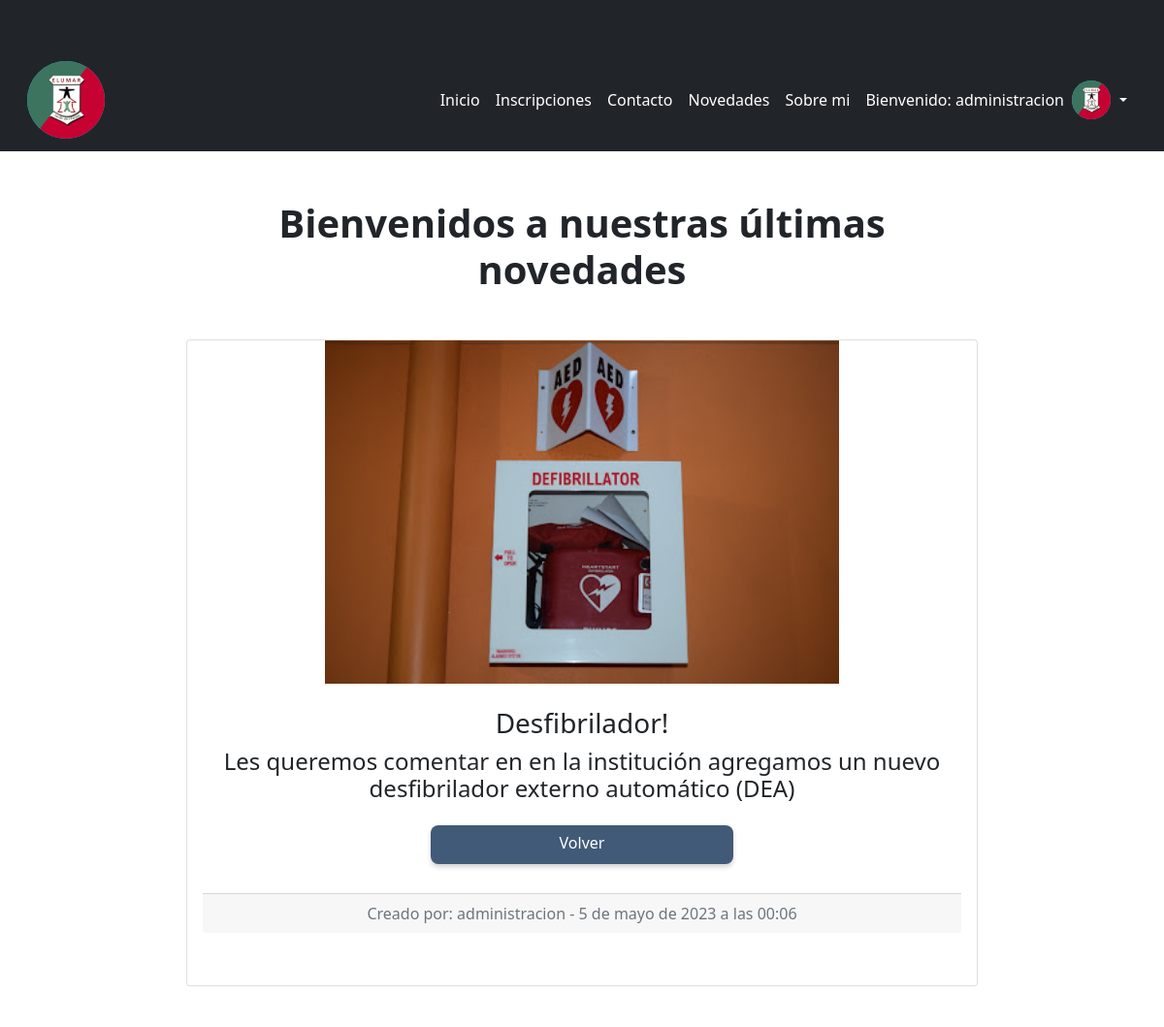
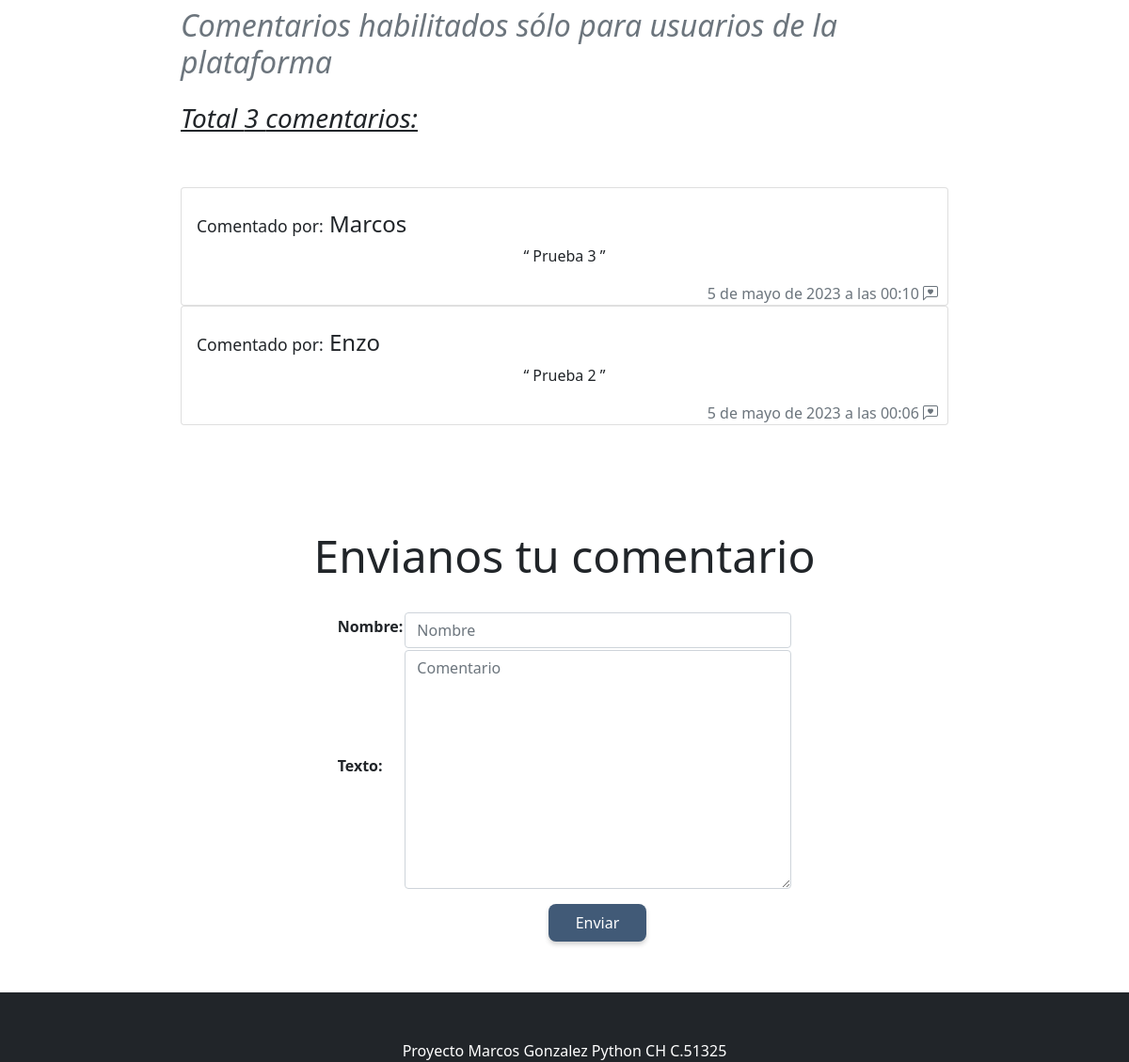
The app's page /app_blog/post/15/ (signed in) with its own data (2 pictures, top to bottom).
### app_blog/models.py (models this page shows, shortened)
class PostBlog(models.Model):
    imagen = models.ImageField(null=True, blank=True,upload_to='imagenes/')
    titulo = models.TextField(max_length=200)
    texto = models.TextField(max_length=200)
    usuario = models.ForeignKey(User, related_name='postBlog', on_delete=models.CASCADE, null=True)
    fechaPost = models.DateTimeField(auto_now_add=True)

class Comentario(models.Model):
    usuario = models.ForeignKey(User, related_name='comentarios', on_delete=models.CASCADE, null=True)
    nombre = models.CharField(max_length=40)
    texto = models.TextField(null=True, blank=True)
    fechaComentario = models.DateTimeField(auto_now_add=True)
    post = models.ForeignKey(PostBlog, related_name='comentarios', on_delete=models.CASCADE, null=True)
    class Meta:
        ordering = ['-fechaComentario']

### app_blog/views.py (the view)
# urls.py: path('post/<int:id>/', detalle_blog, name='detalleBlog')
def detalle_blog(request, id):
    post = PostBlog.objects.get(id=id)
    comentarios = post.comentarios.all()
    total_comentarios = comentarios.count() + 1 # obtenemos el total de comentarios
    if request.method == 'POST':
        comentario_form = ComentarioForm(request.POST)
        if comentario_form.is_valid():
            nuevo_comentario = comentario_form.save(commit=False)
            nuevo_comentario.usuario = request.user
            nuevo_comentario.post = post
            nuevo_comentario.save()
            comentario_form = ComentarioForm()
            return render(request, 'detalleBlog.html', {'post': post, 'comentarios': comentarios,
                        'comentario_form': comentario_form, 'id': str(id),"totalComentario": total_comentarios, "avatar": obtenerAvatars(request)})
    else:
        comentario_form = ComentarioForm()
    return render(request, 'detalleBlog.html', {'post': post, 'comentarios': comentarios, 'comentario_form': comentario_form, 'id': str(id),"totalComentario": total_comentarios, "avatar": obtenerAvatars(request)})

### app_blog/forms.py
class ComentarioForm(forms.ModelForm):
    class Meta:
        model = Comentario
        fields = ['nombre', 'texto']
        widgets = {
            'nombre': forms.TextInput(attrs={'class': 'form-control', 'placeholder': 'Nombre'}),
            'texto': forms.Textarea(attrs={'class': 'form-control', 'placeholder': 'Comentario'}),
        }

### app_proyecto_final/views.py (called while the page is built)
@login_required
def obtenerAvatars(request):
    avatares = Avatar.objects.filter(user = request.user.id)
    if len(avatares) != 0:
        return avatares[0].imagen.url
    else:
        return "/media/Avatars/lAwxR.png"

### app_blog/templates/detalleBlog.html (shortened to what this page needs)
{% extends "padre.html" %}
{% load static %}
{% block header %}
<link href="{% static 'css/curso.css' %}" rel="stylesheet" />
<link href="{% static 'css/blogs.css' %}" rel="stylesheet" />
{% endblock %}
{% block contenidoQueCambia %}
<main class="my-5">
  <div class="container container_blog">
    <section class="text-center">
      <h1 class="mb-5"><strong>Bienvenidos a nuestras últimas novedades</strong></h1>
      <div class="row">
        <div class="">
          <div class="card">
            <div class="bg-image hover-overlay ripple" data-mdb-ripple-color="light">
              {% if post.imagen %}
              <img src="{{ post.imagen.url }}" class="img-fluid img-blog" />
              {% endif %}
            </div>
            <div class="card-body">
              <h3 class="card-title">{{ post.titulo }}</h3>
              <p class="card-text h4">
                {{ post.texto }}
              </p>
              <a href="{% url 'blog' %}" class="btn_blog btn btn-primary">Volver</a>
              <div class="card-footer text-muted ">
                Creado por: {{ post.usuario.username }} - {{ post.fechaPost }}
              </div>
            </div>
          </div>
        </div>
      </div>
    </section>
  </div>
</main>
<div class="container container_blog">
  <section class="container_comment">
    <em class="text-muted h2">Comentarios habilitados sólo para usuarios de la plataforma</em>
    <br>
    <br>
    {% if comentarios %}
    <h3><u><em>Total {{ totalComentario }} comentarios:</em></u></h3>
    <br><br>
    {% for comentario in comentarios %}
    <div class="card">
      <div class="card-body">
        <h4 class="card-title"><small class="small-coment">Comentado por:</small> {{ comentario.nombre }}</h4>
        <blockquote class="blockquote-comment">
          {{ comentario.texto }}
        </blockquote>
        <p class="card-texto text-muted">{{ comentario.fechaComentario }}  <i class="bi bi-chat-left-heart"></i></p>
      </div>
    </div>
    {% endfor %}
    {% else %}
    <h3><em>Aún no hay comentarios.</em></h3>
    {% endif %}
  </section>
</div>
{% if user.is_authenticated %}
<form action="" method="POST" enctype="multipart/form-data"> {% csrf_token %}
  <section class="sec_cur">
    <h3 class="title">Envianos tu comentario</h3>
    <table>
      {{comentario_form.as_table}}
    </table>
    <button type="submit" class="btn_cur btn btn-secondary"> Enviar </button>
  </section>
</form>
{% endif %}
{% endblock %}

### app_proyecto_final/templates/padre.html (shortened to what this page needs)
<!DOCTYPE html>
<html lang="en">
<head>
    {% load static %}
    <link rel="stylesheet" href="https://cdn.jsdelivr.net/npm/bootstrap@4.0.0/dist/css/bootstrap.min.css"
>
    <link href="https://cdn.jsdelivr.net/npm/bootstrap@5.0.2/dist/css/bootstrap.min.css" rel="stylesheet"
>
    <link href="https://getbootstrap.com/docs/5.2/assets/css/docs.css" rel="stylesheet">
    <link href="https://cdn.jsdelivr.net/npm/bootstrap@5.0.2/dist/css/bootstrap.min.css" rel="stylesheet"
>
    <link rel="stylesheet" href="https://cdn.jsdelivr.net/npm/bootstrap-icons@1.10.4/font/bootstrap-icons.css">
    <link href="{% static 'css/styles.css' %}" rel="stylesheet" />
</head>
<body>
    <nav class="navbar navbar-expand-lg navbar-dark bg-dark">
        <div class="container">
            <ul class="navbar-nav ms-auto mb-2 mb-lg-0">
                <li class="nav-item"><a class="navbar-brand" href="{% url 'inicioApp' %}"><img
                            class="bg-info rounded-circle" style="width:80px;height:80px;"
                            src="{% static 'assets/elumar.jpg' %}" alt="logo_elumar"></a></li>
            </ul>
            <div class="collapse navbar-collapse" id="navbarSupportedContent">
                <ul class="navbar-nav ms-auto mb-2 mb-lg-0">
                    <li class="nav-item"><a class="nav-link active" aria-current="page"
                            href="{% url 'inicioApp' %}">Inicio</a></li>
                    <li class="nav-item"><a class="nav-link active" aria-current="page"
                            href="{% url 'inscripciones' %}">Inscripciones</a></li>
                    <li class="nav-item"><a class="nav-link active" aria-current="page"
                            href="{% url 'contacto' %}">Contacto</a></li>
                    <li class="nav-item"><a class="nav-link active" aria-current="page"
                            href="{% url 'blog' %}">Novedades</a></li>
                    <li class="nav-item"><a class="nav-link active" aria-current="page" href="{% url 'about' %}">Sobre
                            mi</a></li>
                    <li class="nav">
                        <div class="btn-group">
                            {% if user.is_authenticated %}
                            <a class="nav-link active">Bienvenido: {{ user.username }}</a>
                            <img src="{{ avatar }}" alt="Avatar" style="width:40px;height:40px;"
                                class="bg-info rounded-circle" />
                            <button type="button" class="btn btn-secondary dropdown-toggle dropdown-toggle-split"
                                data-toggle="dropdown" aria-haspopup="true" aria-expanded="false">
                            </button>
                            {% else %}
                            <a class="nav-link active" href="{% url 'login' %}">Ingreso</a>
                            {% endif %}
                        </div>
                    </li>
                </ul>
            </div>
        </div>
    </nav>
    {% block header %}
    {% endblock %}
    {% block contenidoQueCambia %}
    {% endblock %}
    <footer class="py-0 bg-dark footer navbar-fixed-bottom">
        <div class="container">
            <p class="m-0 text-center text-white">Proyecto Marcos Gonzalez Python CH C.51325</p>
        </div>
    </footer>
</body>
</html>

### app_proyecto_final/static/css/curso.css (style rules this page uses)
section.sec_cur { display: flex; flex-direction: column; align-items: center; margin: 80px; }
.title { margin: 30px 10px; text-align: center; font-size: 3rem; }
.btn_cur { position: relative; border: none; width: 15%; height: 40px; margin-top: 15px; border-radius: 8px; background: #415a77; color: #fff; box-shadow: 0 3px 5px rgba(0, 0, 0, 0.18); right: -30px; margin-left: 10px; text-align: center; }
.img-fluid { max-width: 100%; height: auto; }

### app_proyecto_final/static/css/blogs.css (style rules this page uses)
.container_blog { max-width: 70%; margin: 50px auto; }
.card-footer { margin: 30px auto; }
.img-blog { max-width: 100%; height: 354px; }
.btn_blog { border: none; width: 40%; height: 40px; margin-top: 15px; border-radius: 8px; background: #415a77; color: #fff; box-shadow: 0 3px 5px rgba(0, 0, 0, 0.18); }
.blockquote-comment { quotes: """ """; text-align: center; }
.blockquote-comment:before { content: open-quote; }
.blockquote-comment:after { content: close-quote; }
.card-texto { position: absolute; right: 10px; }
.small-coment { font-size: 1.1rem; }
.btn_cur { position: relative; border: none; width: 10%; height: 40px; margin-top: 15px; border-radius: 8px; background: #415a77; color: #fff; box-shadow: 0 3px 5px rgba(0, 0, 0, 0.18); right: -30px; margin-left: 10px; }

### records on screen
PostBlog: imagen (picture), titulo "Desfibrilador!", texto "Les queremos comentar en en la institución agregamos un nuevo desfibrilador externo automático (DEA)", usuario.username "administracion", fechaPost "5 de mayo de 2023 a las 00:06"
Comentario: nombre "Marcos", texto "Prueba 3", fechaComentario "5 de mayo de 2023 a las 00:10"
Comentario: nombre "Enzo", texto "Prueba 2", fechaComentario "5 de mayo de 2023 a las 00:06"

### other values on screen
{{ user.username }} "administracion"
{{ totalComentario }} "3"
